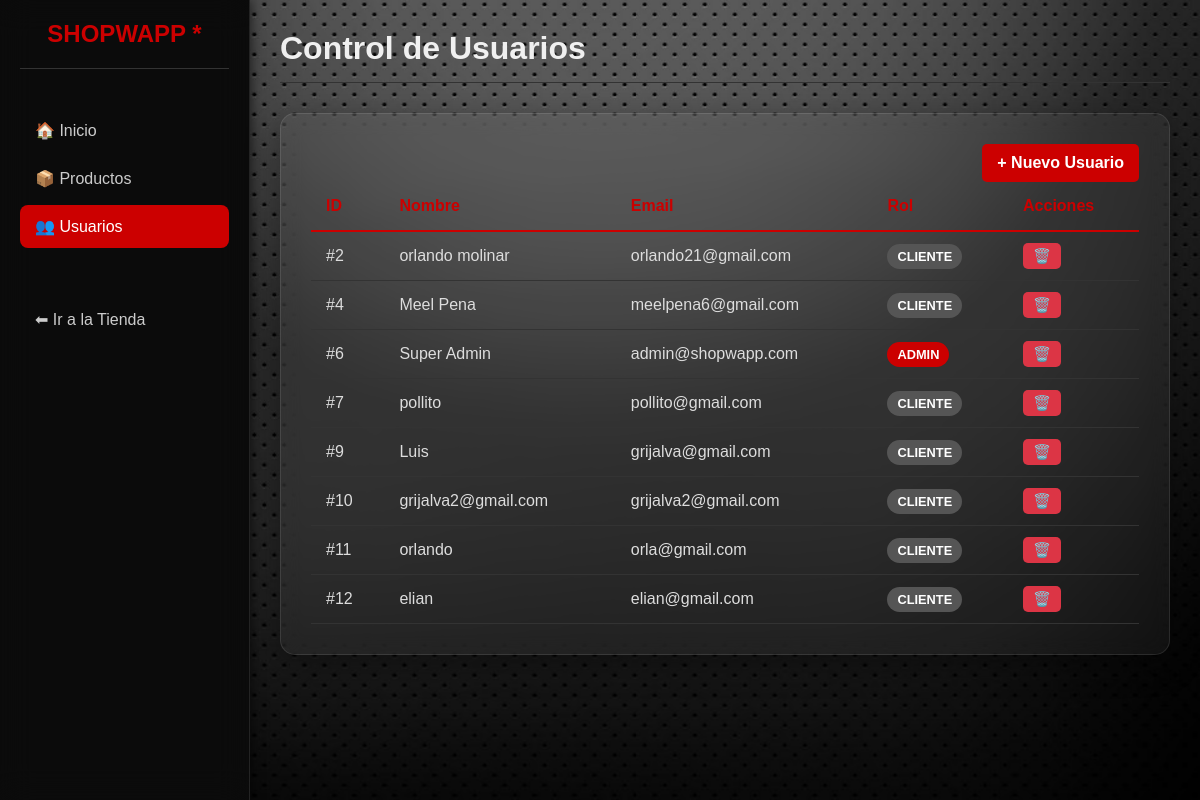
Page /Showwapp/Admin/usuarios.php (signed in) on the committed database.
### tables this page shows
CREATE TABLE `usuarios` (
  `id_usuario` int(11) NOT NULL,
  `nombre` varchar(100) NOT NULL,
  `email` varchar(100) NOT NULL,
  `password_hash` varchar(255) NOT NULL,
  `telefono` varchar(20) DEFAULT NULL,
  `fecha_registro` timestamp NOT NULL DEFAULT current_timestamp(),
  `rol` varchar(20) NOT NULL DEFAULT 'cliente'
);

### Showwapp/Admin/usuarios.php (the view, shortened to what this page needs)
<?php
    include '../php/conexion.php';
?>
<!DOCTYPE html>
<html lang="es">
<head>
    <link rel="stylesheet" href="css/admin.css">
</head>
<body>
    <div class="sidebar">
        <div class="brand">SHOPWAPP *</div>
        <div class="menu">
            <a href="index.php">🏠 Inicio</a>
            <a href="productos.php">📦 Productos</a>
            <a href="usuarios.php" class="active">👥 Usuarios</a>
            <a href="../index.php" style="margin-top: 50px;">⬅ Ir a la Tienda</a>
        </div>
    </div>
    <div class="main-content">
        <div class="header"><h1>Control de Usuarios</h1></div>
        <div class="table-container">
            <a href="nuevo_usuario.php" class="btn-new">+ Nuevo Usuario</a>
            <table>
                <thead>
                    <tr>
                        <th>ID</th><th>Nombre</th><th>Email</th><th>Rol</th><th>Acciones</th>
                    </tr>
                </thead>
                <tbody>
                    <?php
                        $sql = "SELECT * FROM usuarios";
                        $res = mysqli_query($con, $sql);
                        while($row = mysqli_fetch_assoc($res)){
                            echo "<tr>";
                            echo "<td>#".$row['id_usuario']."</td>";
                            echo "<td>".$row['nombre']."</td>";
                            echo "<td>".$row['email']."</td>";
                            $clase_rol = ($row['rol'] == 'admin') ? 'admin' : 'user';
                            echo "<td><span class='role-badge $clase_rol'>".strtoupper($row['rol'])."</span></td>";
                            echo "<td>";
                            echo "<a href='eliminar_usuario.php?id=".$row['id_usuario']."' class='btn-action btn-delete' onclick='return confirm(\"¿Seguro que deseas eliminar este usuario?\")'>🗑️</a>";
                            echo "</td>";
                            echo "</tr>";
                        }
                    ?>
                </tbody>
            </table>
        </div>
    </div>
</body>
</html>

### Showwapp/Admin/css/Admin.css (style rules this page uses)
* { margin: 0; padding: 0; box-sizing: border-box; font-family: 'Arial', sans-serif; }
body { background-color: #1c1c1c; color: #f0f0f0; display: flex; min-height: 100vh; }
.sidebar { width: 250px; background-color: rgba(0, 0, 0, 0.6); backdrop-filter: blur(15px); -webkit-backdrop-filter: blur(15px); border-right: 1px solid rgba(255, 255, 255, 0.1); display: flex; flex-direction: column; padding: 20px; position: fixed; height: 100%; z-index: 100; box-shadow: 2px 0 10px rgba(0,0,0,0.5); }
.brand { font-size: 1.5em; font-weight: bold; margin-bottom: 40px; color: #cc0000; text-align: center; border-bottom: 1px solid #333; padding-bottom: 20px; }
.menu a { display: flex; align-items: center; gap: 10px; padding: 12px 15px; color: #ccc; text-decoration: none; border-radius: 8px; margin-bottom: 5px; font-weight: 500; transition: 0.3s; }
.menu a:hover, .menu a.active { background-color: #cc0000; color: white; }
.main-content { margin-left: 250px; flex-grow: 1; padding: 30px; background-image: url('../../imgen/fondo2.jpg'); background-size: cover; background-attachment: fixed; background-position: center; position: relative; }
.main-content::before { content: ""; position: absolute; top: 0; left: 0; right: 0; bottom: 0; background-color: rgba(0, 0, 0, 0.65); z-index: -1; }
.header { display: flex; justify-content: space-between; align-items: center; margin-bottom: 30px; border-bottom: 1px solid #333; padding-bottom: 15px; }
.header h1 { font-size: 2em; }
.table-container, .form-container { background: rgba(255, 255, 255, 0.05); backdrop-filter: blur(10px); -webkit-backdrop-filter: blur(10px); padding: 30px; border-radius: 15px; border: 1px solid rgba(255, 255, 255, 0.1); box-shadow: 0 8px 32px 0 rgba(0, 0, 0, 0.37); }
table { width: 100%; border-collapse: collapse; color: #ddd; margin-top: 20px; }
th { text-align: left; padding: 15px; border-bottom: 2px solid #cc0000; color: #cc0000; }
td { padding: 15px; border-bottom: 1px solid #333; }
.btn-new { background-color: #cc0000; color: white; padding: 10px 15px; text-decoration: none; border-radius: 5px; float: right; font-weight: bold; }
.btn-action { padding: 5px 10px; border-radius: 5px; color: white; text-decoration: none; font-size: 0.9em; margin-right: 5px; }
.btn-delete { background-color: #dc3545; }
.role-badge { padding: 5px 10px; border-radius: 15px; font-size: 0.8em; font-weight: bold; color: white; }
.admin { background-color: #cc0000; }
.user { background-color: #555; }

### rows in the picture
usuarios: id_usuario "2", nombre "orlando molinar", email "orlando21@gmail.com", rol "CLIENTE"
usuarios: id_usuario "4", nombre "Meel Pena", email "meelpena6@gmail.com", rol "CLIENTE"
usuarios: id_usuario "6", nombre "Super Admin", email "admin@shopwapp.com", rol "ADMIN"
usuarios: id_usuario "7", nombre "pollito", email "pollito@gmail.com", rol "CLIENTE"
usuarios: id_usuario "9", nombre "Luis", email "grijalva@gmail.com", rol "CLIENTE"
usuarios: id_usuario "10", nombre "grijalva2@gmail.com", email "grijalva2@gmail.com", rol "CLIENTE"
usuarios: id_usuario "11", nombre "orlando", email "orla@gmail.com", rol "CLIENTE"
usuarios: id_usuario "12", nombre "elian", email "elian@gmail.com", rol "CLIENTE"
